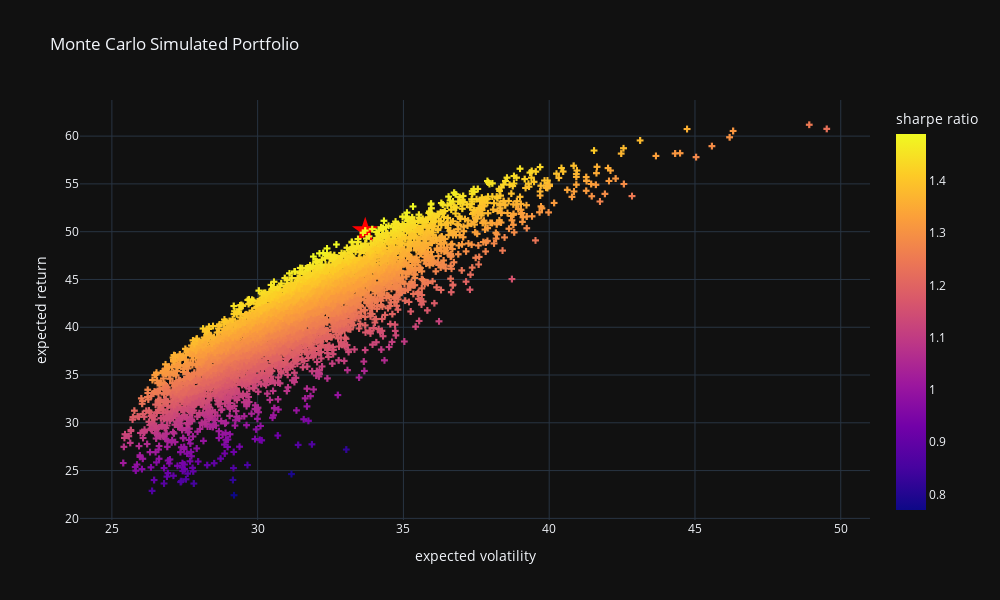

Notebook source saved alongside this figure:
### Markdown cell above
## visualization

### Code cell
# plot simulated portfolio
fig = px.scatter(
    temp, x='port_vols', y='port_rets', color='sharpe_ratio',
    labels = {'port_vols': 'expected volatility', 'port_rets':'expected return', 'sharpe_ratio': 'sharpe ratio'},
    title = "Monte Carlo Simulated Portfolio"
    ).update_traces(mode='markers', marker = dict(symbol = 'cross'))

# plot max sharps ratio
fig.add_scatter(
    mode = 'markers',
    x = [temp.iloc[temp.sharpe_ratio.idxmax()]['port_vols']],
    y = [temp.iloc[temp.sharpe_ratio.idxmax()]['port_rets']],
    marker = dict(color='Red', size=20, symbol='star'),
    name = 'Max Sharpe'
).update(layout_showlegend=False)

# show spikes
fig.update_xaxes(showspikes=True)
fig.update_yaxes(showspikes=True)
fig.show()

### Figure 1 — Plotly figure (JSON) as saved in the notebook; plotly's stock layout.template omitted (floating-point values rounded to 4 significant figures; data arrays with more than 128 entries replaced by an {"elided": "..."} marker saying what was removed)
{"data": [{"hovertemplate": "expected volatility=%{x}<br>expected return=%{y}<br>sharpe ratio=%{marker.color}<extra></extra>", "legendgroup": "", "marker": {"color": {"elided": "5000 float values"}, "coloraxis": "coloraxis", "symbol": "cross"}, "mode": "markers", "name": "", "showlegend": false, "type": "scattergl", "x": {"elided": "5000 float values"}, "xaxis": "x", "y": {"elided": "5000 float values"}, "yaxis": "y"}, {"marker": {"color": "Red", "size": 20, "symbol": "star"}, "mode": "markers", "name": "Max Sharpe", "type": "scatter", "x": [33.69], "y": [50.11]}], "layout": {"coloraxis": {"colorbar": {"title": {"text": "sharpe ratio"}}, "colorscale": [[0, "#0d0887"], [0.1111, "#46039f"], [0.2222, "#7201a8"], [0.3333, "#9c179e"], [0.4444, "#bd3786"], [0.5556, "#d8576b"], [0.6667, "#ed7953"], [0.7778, "#fb9f3a"], [0.8889, "#fdca26"], [1, "#f0f921"]]}, "height": 600, "legend": {"tracegroupgap": 0}, "showlegend": false, "title": {"text": "Monte Carlo Simulated Portfolio"}, "width": 1000, "xaxis": {"anchor": "y", "domain": [0, 1], "showspikes": true, "title": {"text": "expected volatility"}}, "yaxis": {"anchor": "x", "domain": [0, 1], "showspikes": true, "title": {"text": "expected return"}}}}
